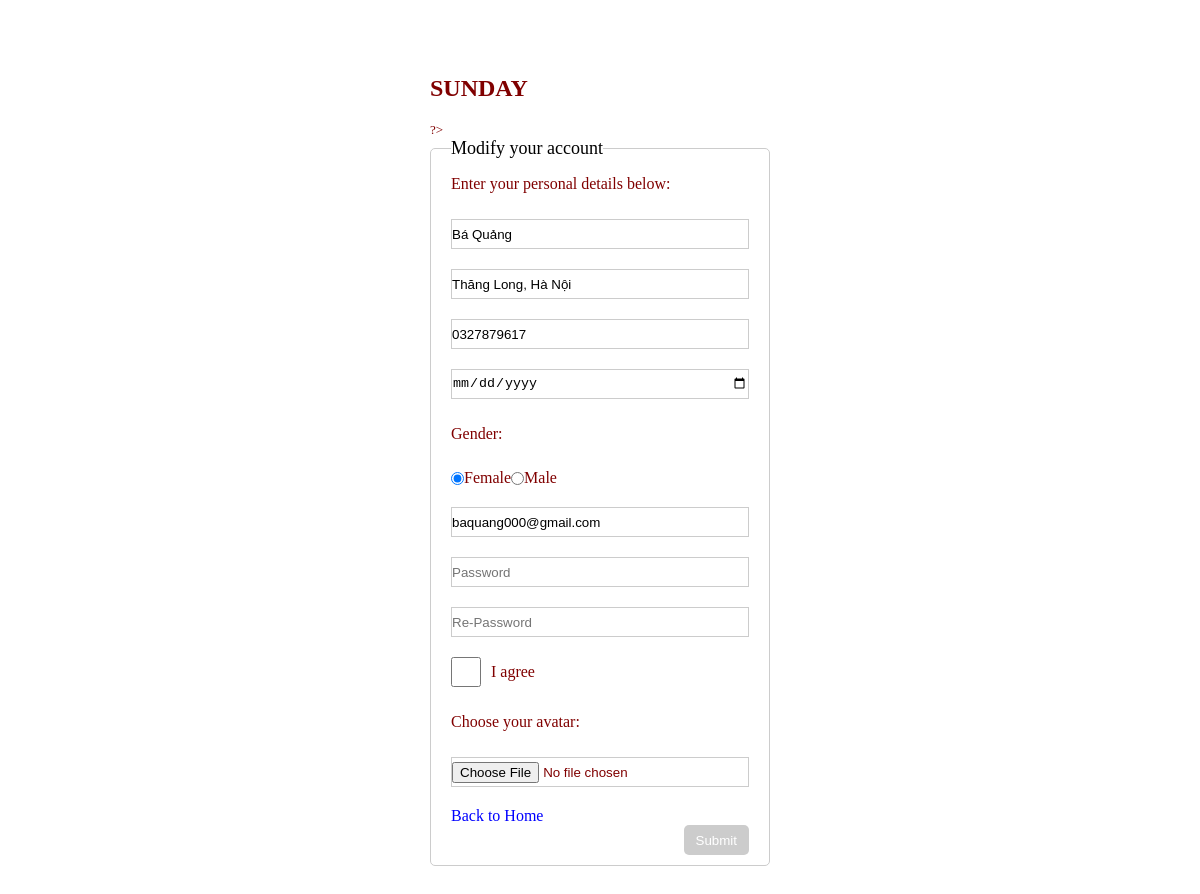
The page /EditInfo.php?ID=16 on the database its author committed.
### tables this page shows
CREATE TABLE `userinfo` (
  `ID` int(11) NOT NULL,
  `full_name` varchar(40) NOT NULL,
  `password` varchar(50) NOT NULL,
  `dob` date DEFAULT NULL,
  `email` varchar(50) NOT NULL,
  `phone` varchar(10) NOT NULL,
  `gender` tinyint(1) NOT NULL,
  `address` varchar(100) NOT NULL,
  `image` varchar(255) DEFAULT NULL
);

### EditInfo.php (the view, shortened to what this page needs)
<!doctype html>
<html>
<head>
<link rel="stylesheet" href="style.css">
</head>
<body>
<div id="login_box">
	<div id="login_title">SUNDAY</div>
    <div id="login_form">
        <?php
        $ID = $_REQUEST["ID"];
        require_once("tb_user_info.php");
        $row = getUser($ID);
        ?>
    	<form name="form1" id="form1" action="edit_info_handle.php" enctype="multipart/form-data" method="post" >
        	<fieldset class="form_group">
            	<legend>Modify your account</legend>
                <p>Enter your personal details below:</p>
                <div class="input_box">
                    <input type="text" id="fullname" name="fullname" class="input_item" placeholder="Fullname" onkeyup = "CheckName();" value="<?=$row["full_name"]?>">
                </div>
                <div class="input_box">
                    <input type="text" id="address" name="address" class="input_item" placeholder="Address" onkeyup="CheckAddress()" value="<?=$row["address"]?>">
                </div>
                <div class="input_box">
                    <input type="text" id="phone" name="phone" class="input_item" placeholder="Phone" onkeyup="CheckPhone()" value="<?=$row["phone"]?>">
                </div>
                <div class="input_box">
                    <input type="date" id="dob" name="dob" class="input_item" placeholder="Date Of Birth" value="<?=$row["dob"]?>" >
                </div>
                <p>Gender:</p>
                <div class="check_box">
                	<input type="radio" id="r1" name="rGender" value="0" checked="true" value="<?=$row["gender"]==0?"checked":""?>">
                    <label for="r1">Female</label>
                    <input type="radio" id="r2" name="rGender" value="1" value="<?=$row["gender"]==1?"checked":""?>">
                    <label for="r2">Male</label>
                </div>
                <div class="input_box">
                    <input type="text" id="email" name= "email" class="input_item" placeholder="Email" onkeyup="CheckEmail()" value="<?=$row["email"]?>">
                </div>
                <div class="input_box">
                    <input type="password" id="password" name="password" class="input_item" placeholder="Password" onkeyup = "CheckPass()">
                </div>
                <div class="input_box">
                    <input type="password" id="re_password" class="input_item" placeholder="Re-Password" onkeyup="CheckRePass()">
                </div>
                <div class="check_box">
                	<input type="checkbox" id="agree" value="1" onclick="CheckBox();">
                    <label for="agree">I agree</label>
                </div>
                <p>Choose your avatar:</p>
                <div class="input_box">
                    <input type="file" name="image" id="image" placeholder="Choose Avatar" value="<?=$row["image"]?>" >
                </div>
                <a href="userPage.php" class="back">Back to Home</a>
                <div class="button_item"  >
                	<button id="b1" name="b1" type="submit"  disabled >
                    Submit
                    </button>
                </div>
            </fieldset>
        </form>
    </div>
</div>
</body>
</html>

### style.css (style rules this page uses)
* { margin: 0; padding: 0; box-sizing: border-box; }
p { font-size: 20px; line-height: 30px; color: maroon; }
#login_box { width:30%; margin:50px auto; padding:5px 10px; font-size:13px; color:maroon; }
#login_title { font-size:24px; margin:20px 0px; font-weight: 600; }
#login_form a { text-decoration:none;font-size: 16px; }
.form_group { border-radius:5px; border:1px #CCCCCC solid; padding:10px 20px }
.form_group legend { font-size: 18px; font-weight: 500;color: black; }
.form_group p { font-size: 16px; font-weight: 200; }
.input_box { width:100%;height:30px; border:1px #CCCCCC solid; margin:20px 0px; display: flex;flex-direction: row;align-items: center; }
.input_item { width:100%; border:none; }
.check_box { width:100%; margin:20px 0px; font-size:16px; display: flex;flex-direction: row;align-items: center; }
input[type=checkbox] { width:30px; height:30px; margin-right:10px }
.button_item { text-align:right; font-size: 16px; }
.button_item button { height:30px; color:white; background-color: maroon; border:none; border-radius:5px; padding:6px 12px }
.button_item button:disabled { background:#CCC }
.back { color: blue; text-decoration: bold; }

### rows shown on the page
userinfo: fullname "Bá Quảng", address "Thăng Long, Hà Nội", phone "0327879617", gender "☑ Female", gender "☐ Male", email "baquang000@gmail.com"
